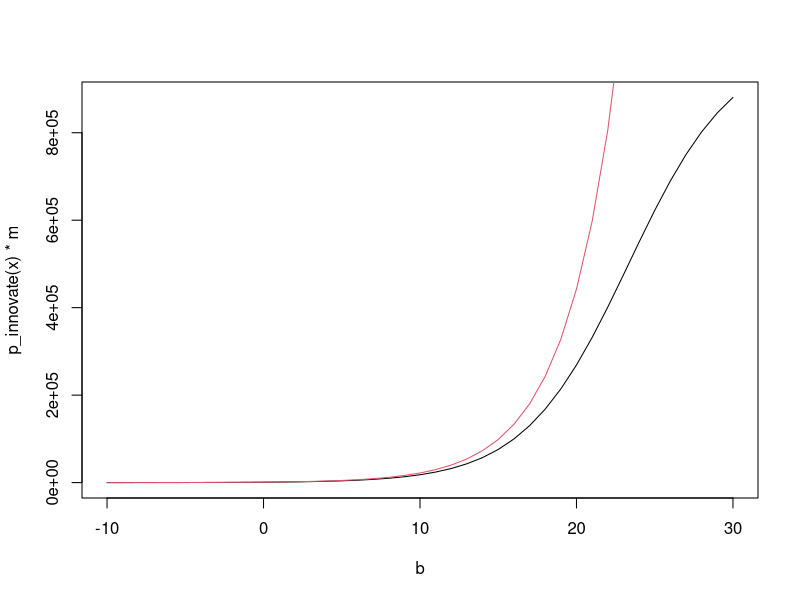

The R source for this figure:
# Find better function to simulate p_innovate

b = -10:30

x = -7 + 0.3 * b

m = 1000000

p_innovate = function(x) 1 / (1 + exp(-x))

plot(b, p_innovate(x) * m, col = 1, type = 'l')

lines(b, exp(7 + 0.3 * b), col = 2)
